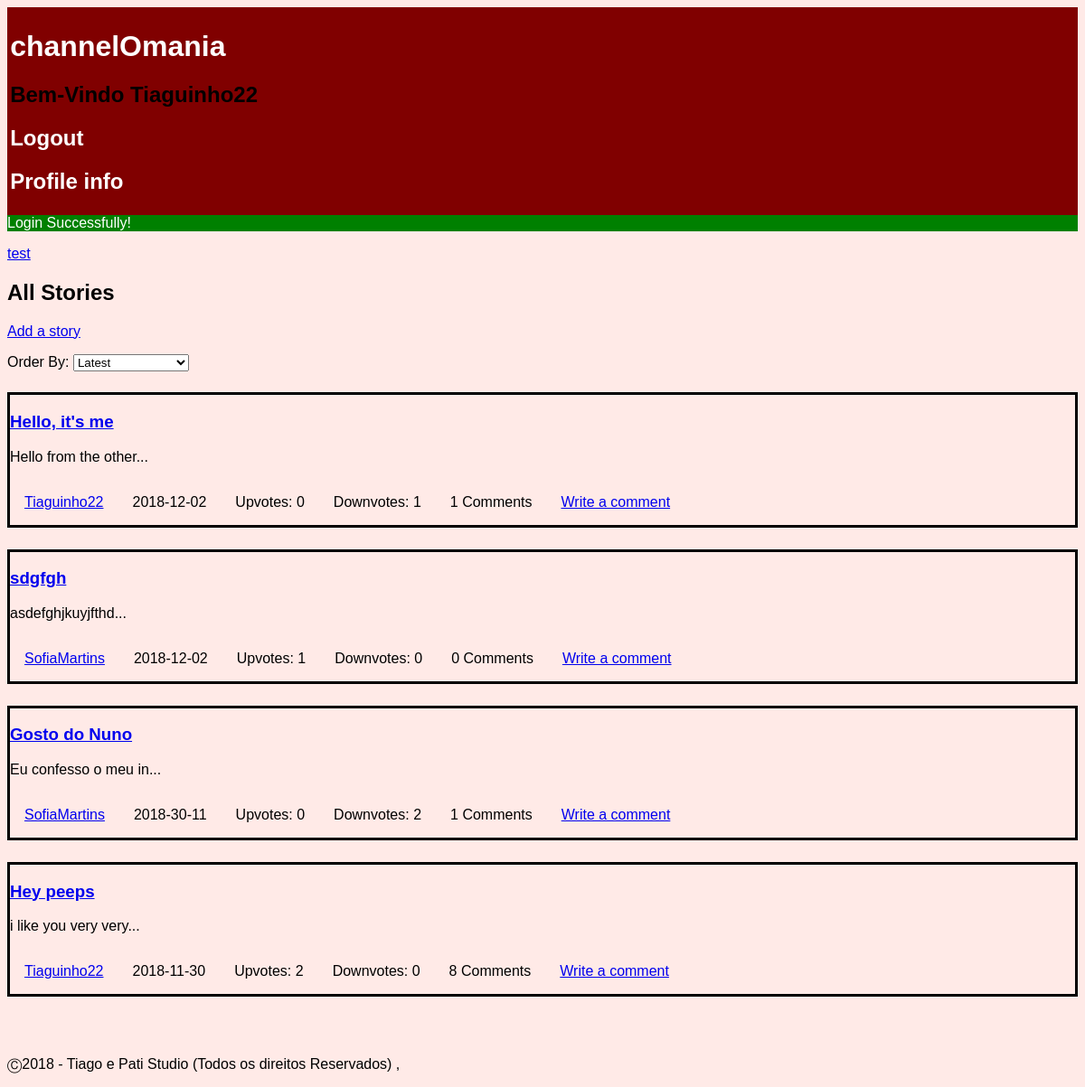
The app's page /pages/mainpage.php (signed in) with its own data.
### tables this page shows
CREATE TABLE 'channel'
(
	'ID' INTEGER NOT NULL PRIMARY KEY,
	'name' TEXT NOT NULL,
	'coverImage' TEXT NULL,
	'author' INTEGER NOT NULL,
	CONSTRAINT 'FK_author' FOREIGN KEY ('author') REFERENCES 'user' ('ID') ON DELETE No Action ON UPDATE No Action
);

CREATE TABLE 'story'
(
	'storyID' INTEGER NOT NULL PRIMARY KEY,
	'title' TEXT NOT NULL,
	'content' TEXT NOT NULL,
	'upvotes' INTEGER NOT NULL DEFAULT 0,
	'downvotes' INTEGER NOT NULL DEFAULT 0,
	'author' INTEGER NOT NULL,
	'date' TEXT NOT NULL,
	'channel' INTEGER NOT NULL,
	CONSTRAINT 'FK_author' FOREIGN KEY ('author') REFERENCES 'user' ('ID') ON DELETE No Action ON UPDATE No Action,
	CONSTRAINT 'FK_story_channel' FOREIGN KEY ('channel') REFERENCES 'channel' ('ID') ON DELETE No Action ON UPDATE No Action
);

CREATE TABLE 'user'
(
	'ID' INTEGER NOT NULL PRIMARY KEY AUTOINCREMENT,
	'username' TEXT NOT NULL,
	'email' TEXT NOT NULL,
	'password' TEXT NOT NULL,
	'birth' TEXT ,
	'profilePic' TEXT,
	CONSTRAINT 'username' UNIQUE ('username')
);

### pages/mainpage.php (called while the page is built, shortened)
<?php
  include_once('../database/db_list.php');
  include_once('../templates/tpl_common.php');
  include_once('../templates/tpl_mainpage.php');
  draw_header();
  $storyInfo = listStory('');
  draw_mainpage($storyInfo);
  draw_footer();
?>

### database/db_list.php (called while the page is built, shortened)
<?php
function listStory($sort) {
  switch($sort){
    default:
      $order = 'storyID DESC';
      break;
  }
  $db = Database::instance()->db();
  $stmt = $db->prepare('SELECT *,(SELECT COUNT(*) FROM comment WHERE comment.story == storyID) AS n_comments FROM story INNER JOIN user ON user.ID == story.author ORDER BY '.$order);
  $stmt->execute();
  return $stmt->fetchAll();
}
function listChannel() {
  $db = Database::instance()->db();
  $stmt = $db->prepare('SELECT * FROM channel');
  $stmt->execute();
  return $stmt->fetchAll();
}
?>

### templates/tpl_mainpage.php (the view)
<?php include_once('../templates/tpl_story.php'); ?>
<?php function draw_mainpage($storyInfo) { ?>
  <?php $channels = listChannel(); ?>
  <?php foreach($channels as $channel) { ?>
    <p><a href = "../pages/channel.php?channelId=<?php echo($channel['ID']); ?>" ><?php echo($channel['name']); ?></a></p>
  <?php } ?>
  <h2>All Stories</h2>
  <p><a href = "../pages/new_story.php" >Add a story</a></p>
  <?php draw_story_list($storyInfo); ?>
<?php } ?>
<?php function draw_story_list_item($story) { ?>
  <section id="story_preview">
    <h3><a href = "../pages/story.php?storyId=<?php echo($story['storyID']); ?>" ><?php echo($story['title']); ?></a></h3>
    <p><?php echo(substr($story['content'],0,20)); ?>...</p>
    <?php draw_story_info($story); ?>
  </section>
<?php } ?>
<?php function draw_story_info($story) { ?>
  <ul>
    <li><a href="../pages/profile.php?userId=<?php echo($story['author']); ?>"><?php echo($story['username']); ?></a></li>
    <li><?php echo($story['date']); ?></li>
    <li class="nUpVote" data-id="<?php echo($story['storyID']); ?>">Upvotes: <?php echo($story['upvotes']); ?></li>
    <li class="nDownVote" data-id="<?php echo($story['storyID']); ?>">Downvotes: <?php echo($story['downvotes']); ?></li>
    <li><?php echo($story['n_comments']); ?> Comments</li>
    <li><a href="../pages/new_comment.php?storyId=<?php echo($story['storyID']); ?>"> Write a comment</a></li>
  </ul>
<?php } ?>

### templates/tpl_common.php (shortened to what this page needs)
<?php function draw_header(){
?>
<!DOCTYPE html>
<html lang="en-US">
  <head>
    <link href="../css/style.css" rel="stylesheet">
  </head>
  <body>
    <header class="header">
      <h1><a href="mainpage.php">channelOmania</a></h1>
      <?php if(isset($_SESSION['username'])){ ?>
        <h2>Bem-Vindo <?php echo($_SESSION['username']) ?> </h2>
        <h2><a href="../actions/action_logout.php">Logout</a></h2>
        <h2><a href="../pages/profile.php">Profile info</a></h2>
      <?php } ?>
    </header>
    <?php if (isset($_SESSION['messages'])) {?>
      <section id="messages">
        <?php foreach($_SESSION['messages'] as $message) { ?>
          <div class="<?=$message['type']?>"><?=$message['content']?></div>
        <?php } ?>
      </section>
    <?php unset($_SESSION['messages']); } ?>
<?php } ?>
<?php function draw_footer(){
  ?>
  <footer>
    <p>	&#9400;2018 - Tiago e Pati Studio (Todos os direitos Reservados) ,</p>
  </footer>
</body>
</html>
<?php }
 ?>

### templates/tpl_story.php (shortened to what this page needs)
<?php include_once('../templates/tpl_mainpage.php'); ?>
<?php function draw_story_list($storyInfo) { ?>
  <p>Order By:
  <select id='orderSelector'>
    <option value="mRecent">Latest</option>
  </select></p>
  <section id="storyList">
  <?php foreach($storyInfo as $story) { ?>
    <?php draw_story_list_item($story); ?>
  <?php } ?>
  </section>
<?php } ?>

### css/style.css (style rules this page uses)
body { font-family: Helvetica; background-color: #FFEAE7; }
.header { background-color: #800000; padding: 0.2em; position: relative; }
.header a { color: white; font-family: Helvetica; text-decoration: none; }
#messages .success { background-color: green; color: white; }
#story_preview, #comment { margin-top: 2%; border-style: solid; }
footer { clear: left; padding-top: 50px; }
ul { display: flex; flex-wrap: wrap; flex-direction: row; padding: 0; margin: 0; }
li { text-align: center; list-style-type: none; padding: 1em; }

### records on screen
channel: name "test"
story: title "Hello, it's me", content "Hello from the other", author.username "Tiaguinho22", date "2018-12-02", upvotes "0", downvotes "1", n_comments "1"
story: title "sdgfgh", content "asdefghjkuyjfthd", author.username "SofiaMartins", date "2018-12-02", upvotes "1", downvotes "0", n_comments "0"
story: title "Gosto do Nuno", content "Eu confesso o meu in", author.username "SofiaMartins", date "2018-30-11", upvotes "0", downvotes "2", n_comments "1"
story: title "Hey peeps", content "i like you very very", author.username "Tiaguinho22", date "2018-11-30", upvotes "2", downvotes "0", n_comments "8"

### other values on screen
$_SESSION['username'] "Tiaguinho22"
$message['content'] "Login Successfully!"
